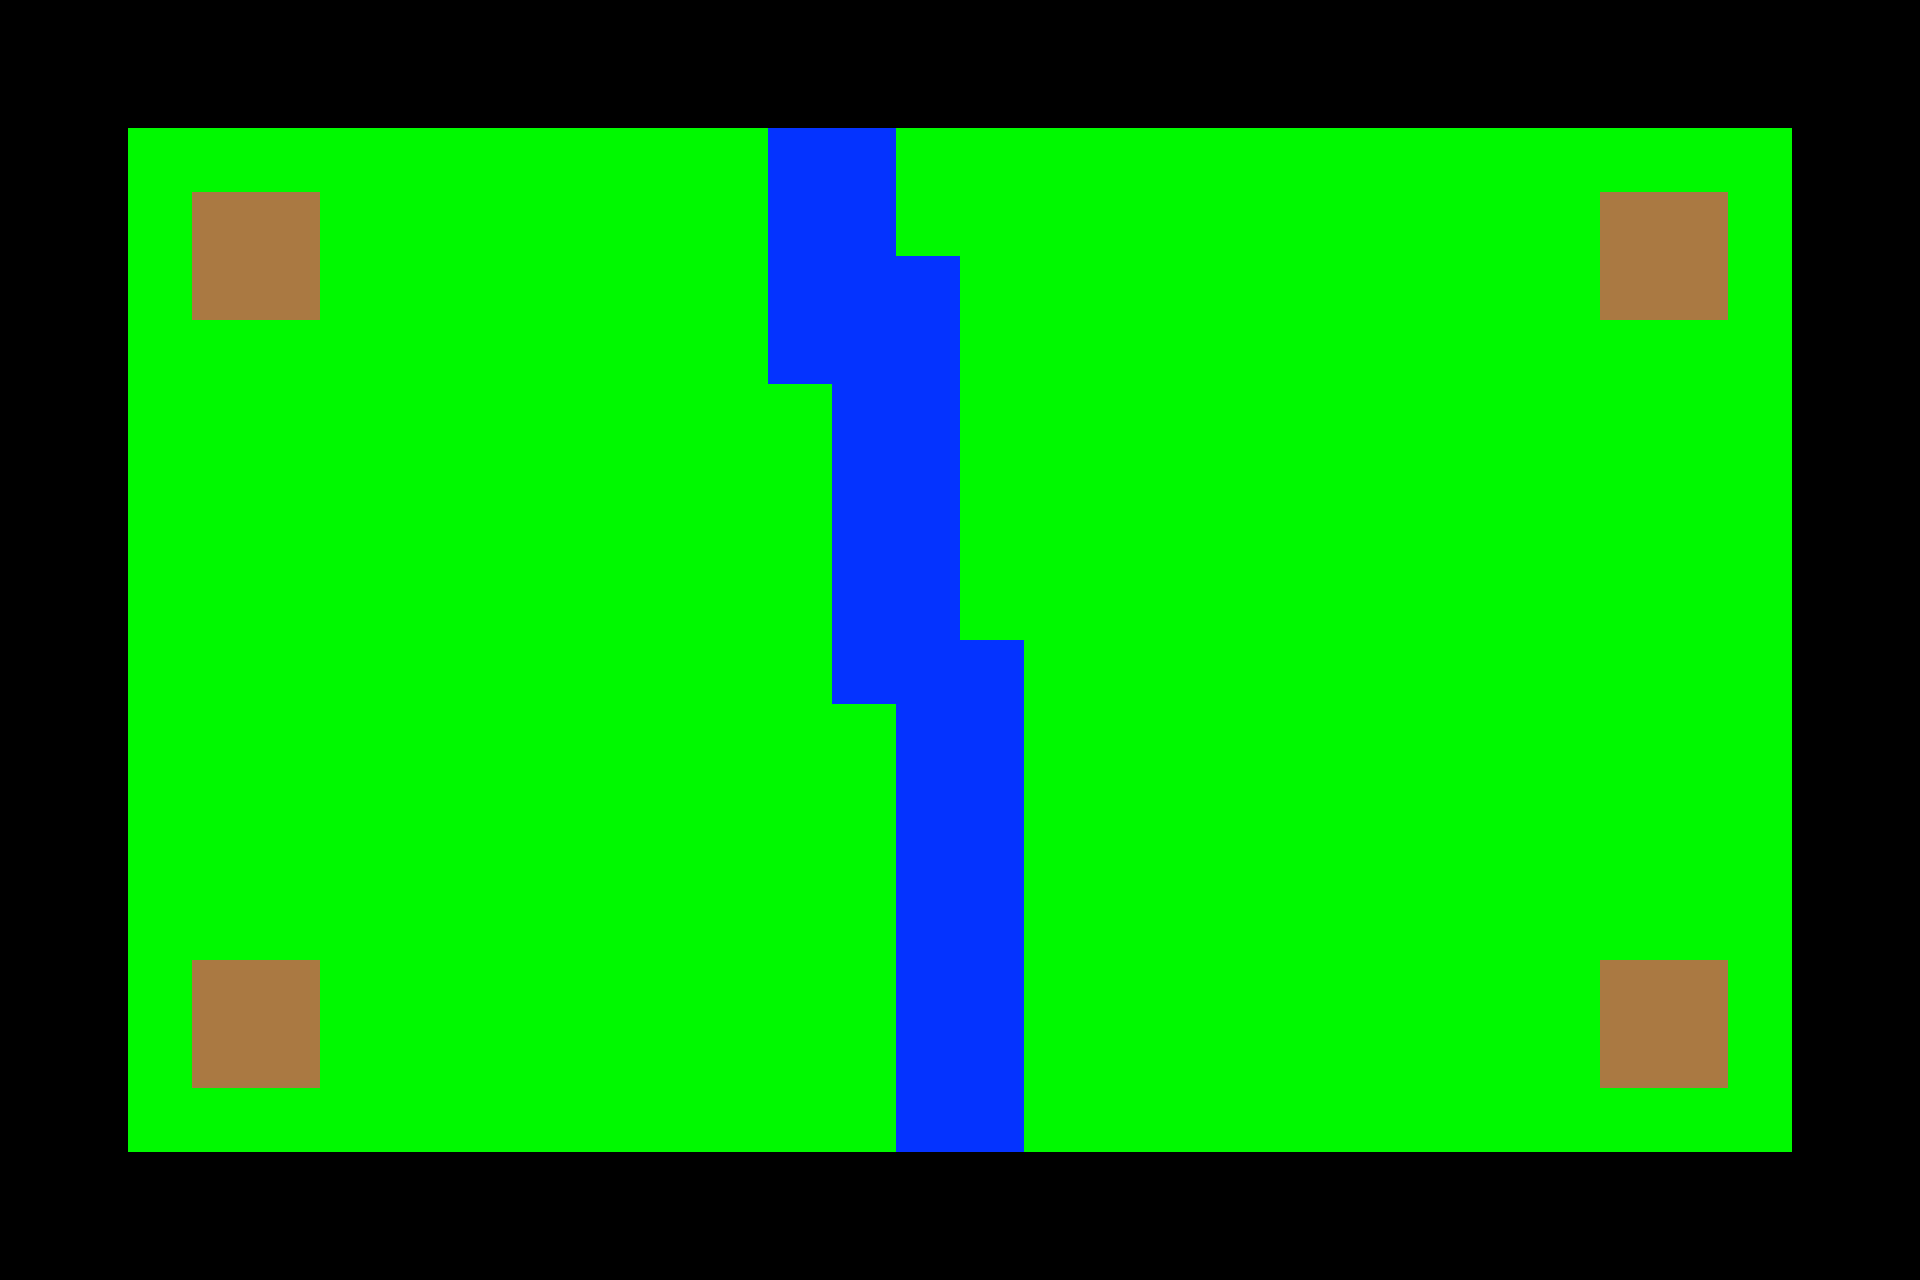

This game map was drawn from its Tiled (.tmx) file and the tilesets committed beside it. A one-line description and the full map source follow:
An orthogonal 30x20 tile map with 64x64 px tiles, 1 tile layer (Tile Layer 1).

<map version="1.9" tiledversion="1.9.2" orientation="orthogonal" renderorder="right-down" width="30" height="20" tilewidth="64" tileheight="64" infinite="0" nextlayerid="2" nextobjectid="1">
 <tileset firstgid="1" source="Tilesheet.tsx" />
 <layer id="1" name="Tile Layer 1" width="30" height="20">
  <data encoding="csv">
1,1,1,1,1,1,1,1,1,1,1,1,1,1,1,1,1,1,1,1,1,1,1,1,1,1,1,1,1,1,
1,1,1,1,1,1,1,1,1,1,1,1,1,1,1,1,1,1,1,1,1,1,1,1,1,1,1,1,1,1,
1,1,3,3,3,3,3,3,3,3,3,3,4,4,3,3,3,3,3,3,3,3,3,3,3,3,3,3,1,1,
1,1,3,5,5,3,3,3,3,3,3,3,4,4,3,3,3,3,3,3,3,3,3,3,3,5,5,3,1,1,
1,1,3,5,5,3,3,3,3,3,3,3,4,4,4,3,3,3,3,3,3,3,3,3,3,5,5,3,1,1,
1,1,3,3,3,3,3,3,3,3,3,3,4,4,4,3,3,3,3,3,3,3,3,3,3,3,3,3,1,1,
1,1,3,3,3,3,3,3,3,3,3,3,3,4,4,3,3,3,3,3,3,3,3,3,3,3,3,3,1,1,
1,1,3,3,3,3,3,3,3,3,3,3,3,4,4,3,3,3,3,3,3,3,3,3,3,3,3,3,1,1,
1,1,3,3,3,3,3,3,3,3,3,3,3,4,4,3,3,3,3,3,3,3,3,3,3,3,3,3,1,1,
1,1,3,3,3,3,3,3,3,3,3,3,3,4,4,3,3,3,3,3,3,3,3,3,3,3,3,3,1,1,
1,1,3,3,3,3,3,3,3,3,3,3,3,4,4,4,3,3,3,3,3,3,3,3,3,3,3,3,1,1,
1,1,3,3,3,3,3,3,3,3,3,3,3,3,4,4,3,3,3,3,3,3,3,3,3,3,3,3,1,1,
1,1,3,3,3,3,3,3,3,3,3,3,3,3,4,4,3,3,3,3,3,3,3,3,3,3,3,3,1,1,
1,1,3,3,3,3,3,3,3,3,3,3,3,3,4,4,3,3,3,3,3,3,3,3,3,3,3,3,1,1,
1,1,3,3,3,3,3,3,3,3,3,3,3,3,4,4,3,3,3,3,3,3,3,3,3,3,3,3,1,1,
1,1,3,5,5,3,3,3,3,3,3,3,3,3,4,4,3,3,3,3,3,3,3,3,3,5,5,3,1,1,
1,1,3,5,5,3,3,3,3,3,3,3,3,3,4,4,3,3,3,3,3,3,3,3,3,5,5,3,1,1,
1,1,3,3,3,3,3,3,3,3,3,3,3,3,4,4,3,3,3,3,3,3,3,3,3,3,3,3,1,1,
1,1,1,1,1,1,1,1,1,1,1,1,1,1,1,1,1,1,1,1,1,1,1,1,1,1,1,1,1,1,
1,1,1,1,1,1,1,1,1,1,1,1,1,1,1,1,1,1,1,1,1,1,1,1,1,1,1,1,1,1
</data>
 </layer>
</map>